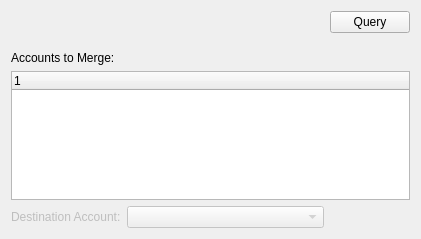
<?xml version="1.0" encoding="UTF-8"?>
<ui version="4.0">
 <class>crmaccountMergePickAccountsPage</class>
 <widget class="QWizardPage" name="crmaccountMergePickAccountsPage">
  <property name="geometry">
   <rect>
    <x>0</x>
    <y>0</y>
    <width>421</width>
    <height>239</height>
   </rect>
  </property>
  <property name="windowTitle">
   <string>WizardPage</string>
  </property>
  <property name="title">
   <string>Select the CRM Accounts to Merge</string>
  </property>
  <property name="subTitle">
   <string>Select the CRM Accounts you want to merge together from the list below. Then, at the bottom of the screen, choose which of those Accounts they should be merged into.</string>
  </property>
  <layout class="QGridLayout" name="gridLayout">
   <item row="0" column="0" rowspan="3" colspan="2">
    <widget class="ParameterWidget" name="_filter"/>
   </item>
   <item row="4" column="0" colspan="2">
    <widget class="XLabel" name="_sourcesLit">
     <property name="text">
      <string>Accounts to Merge:</string>
     </property>
     <property name="buddy">
      <cstring>_sources</cstring>
     </property>
    </widget>
   </item>
   <item row="5" column="0" colspan="5">
    <widget class="XTreeWidget" name="_sources">
     <property name="sizePolicy">
      <sizepolicy hsizetype="Expanding" vsizetype="Expanding">
       <horstretch>0</horstretch>
       <verstretch>5</verstretch>
      </sizepolicy>
     </property>
     <property name="selectionMode">
      <enum>QAbstractItemView::ExtendedSelection</enum>
     </property>
    </widget>
   </item>
   <item row="6" column="0">
    <widget class="XLabel" name="_targetLit">
     <property name="enabled">
      <bool>false</bool>
     </property>
     <property name="text">
      <string>Destination Account:</string>
     </property>
    </widget>
   </item>
   <item row="6" column="1" colspan="3">
    <widget class="XComboBox" name="_target">
     <property name="enabled">
      <bool>false</bool>
     </property>
    </widget>
   </item>
   <item row="0" column="4">
    <widget class="QPushButton" name="_query">
     <property name="text">
      <string>Query</string>
     </property>
    </widget>
   </item>
   <item row="1" column="4">
    <spacer name="verticalSpacer">
     <property name="orientation">
      <enum>Qt::Vertical</enum>
     </property>
     <property name="sizeHint" stdset="0">
      <size>
       <width>20</width>
       <height>0</height>
      </size>
     </property>
    </spacer>
   </item>
   <item row="0" column="3">
    <spacer name="horizontalSpacer">
     <property name="orientation">
      <enum>Qt::Horizontal</enum>
     </property>
     <property name="sizeHint" stdset="0">
      <size>
       <width>40</width>
       <height>20</height>
      </size>
     </property>
    </spacer>
   </item>
  </layout>
 </widget>
 <customwidgets>
  <customwidget>
   <class>ParameterWidget</class>
   <extends>QWidget</extends>
   <header>parameterwidget.h</header>
  </customwidget>
  <customwidget>
   <class>XComboBox</class>
   <extends>QComboBox</extends>
   <header>xcombobox.h</header>
  </customwidget>
  <customwidget>
   <class>XLabel</class>
   <extends>QLabel</extends>
   <header>xlabel.h</header>
  </customwidget>
  <customwidget>
   <class>XTreeWidget</class>
   <extends>QTreeWidget</extends>
   <header>xtreewidget.h</header>
  </customwidget>
 </customwidgets>
 <resources/>
 <connections/>
</ui>
